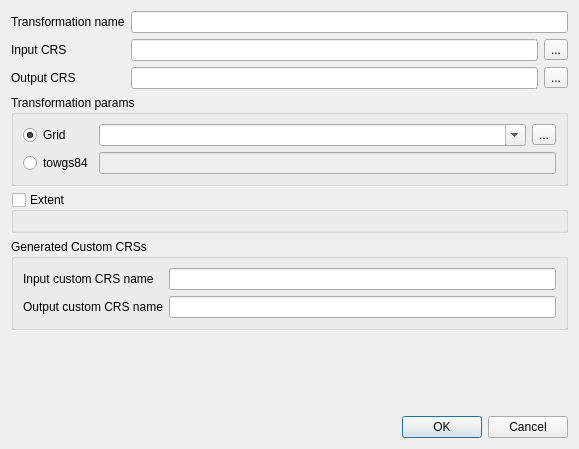
<?xml version="1.0" encoding="UTF-8"?>
<ui version="4.0">
 <class>Dialog</class>
 <widget class="QDialog" name="Dialog">
  <property name="geometry">
   <rect>
    <x>0</x>
    <y>0</y>
    <width>579</width>
    <height>449</height>
   </rect>
  </property>
  <property name="windowTitle">
   <string>Setup a transformation</string>
  </property>
  <layout class="QGridLayout" name="gridLayout">
   <item row="0" column="0">
    <widget class="QLabel" name="label">
     <property name="text">
      <string>Transformation name</string>
     </property>
    </widget>
   </item>
   <item row="0" column="1" colspan="2">
    <widget class="QLineEdit" name="nameEdit"/>
   </item>
   <item row="1" column="0">
    <widget class="QLabel" name="label_2">
     <property name="text">
      <string>Input CRS</string>
     </property>
    </widget>
   </item>
   <item row="1" column="1">
    <widget class="QLineEdit" name="inputCrsEdit"/>
   </item>
   <item row="1" column="2">
    <widget class="QToolButton" name="selectInputCrsBtn">
     <property name="text">
      <string>...</string>
     </property>
    </widget>
   </item>
   <item row="2" column="0">
    <widget class="QLabel" name="label_3">
     <property name="text">
      <string>Output CRS</string>
     </property>
    </widget>
   </item>
   <item row="2" column="1">
    <widget class="QLineEdit" name="outputCrsEdit"/>
   </item>
   <item row="2" column="2">
    <widget class="QToolButton" name="selectOutputCrsBtn">
     <property name="text">
      <string>...</string>
     </property>
    </widget>
   </item>
   <item row="3" column="0" colspan="3">
    <widget class="QGroupBox" name="groupBox">
     <property name="title">
      <string>Transformation params</string>
     </property>
     <layout class="QGridLayout" name="gridLayout_2">
      <item row="0" column="0">
       <widget class="QRadioButton" name="gridRadio">
        <property name="sizePolicy">
         <sizepolicy hsizetype="Fixed" vsizetype="Fixed">
          <horstretch>0</horstretch>
          <verstretch>0</verstretch>
         </sizepolicy>
        </property>
        <property name="text">
         <string>Grid</string>
        </property>
        <property name="checked">
         <bool>true</bool>
        </property>
       </widget>
      </item>
      <item row="0" column="1">
       <widget class="QComboBox" name="gridCombo">
        <property name="editable">
         <bool>true</bool>
        </property>
        <property name="insertPolicy">
         <enum>QComboBox::NoInsert</enum>
        </property>
        <property name="sizeAdjustPolicy">
         <enum>QComboBox::AdjustToMinimumContentsLength</enum>
        </property>
       </widget>
      </item>
      <item row="1" column="0">
       <widget class="QRadioButton" name="towgs84Radio">
        <property name="sizePolicy">
         <sizepolicy hsizetype="Fixed" vsizetype="Fixed">
          <horstretch>0</horstretch>
          <verstretch>0</verstretch>
         </sizepolicy>
        </property>
        <property name="text">
         <string>towgs84</string>
        </property>
       </widget>
      </item>
      <item row="1" column="1" colspan="2">
       <widget class="QLineEdit" name="towgs84Edit">
        <property name="enabled">
         <bool>false</bool>
        </property>
       </widget>
      </item>
      <item row="0" column="2">
       <widget class="QToolButton" name="selectGridBtn">
        <property name="text">
         <string>...</string>
        </property>
       </widget>
      </item>
     </layout>
    </widget>
   </item>
   <item row="5" column="0" colspan="3">
    <widget class="QGroupBox" name="groupBox_2">
     <property name="title">
      <string>Generated Custom CRSs</string>
     </property>
     <layout class="QGridLayout" name="gridLayout_3">
      <item row="0" column="0">
       <widget class="QLabel" name="label_4">
        <property name="text">
         <string>Input custom CRS name</string>
        </property>
       </widget>
      </item>
      <item row="0" column="1">
       <widget class="QLineEdit" name="inputCustomCrsNameEdit"/>
      </item>
      <item row="1" column="0">
       <widget class="QLabel" name="label_5">
        <property name="text">
         <string>Output custom CRS name</string>
        </property>
       </widget>
      </item>
      <item row="1" column="1">
       <widget class="QLineEdit" name="outputCustomCrsNameEdit"/>
      </item>
     </layout>
    </widget>
   </item>
   <item row="7" column="0" colspan="3">
    <widget class="QDialogButtonBox" name="buttonBox">
     <property name="standardButtons">
      <set>QDialogButtonBox::Cancel|QDialogButtonBox::Ok</set>
     </property>
    </widget>
   </item>
   <item row="6" column="0">
    <spacer name="verticalSpacer">
     <property name="orientation">
      <enum>Qt::Vertical</enum>
     </property>
     <property name="sizeHint" stdset="0">
      <size>
       <width>20</width>
       <height>40</height>
      </size>
     </property>
    </spacer>
   </item>
   <item row="4" column="0" colspan="3">
    <widget class="QGroupBox" name="extentGroup">
     <property name="title">
      <string>Extent</string>
     </property>
     <property name="checkable">
      <bool>true</bool>
     </property>
     <property name="checked">
      <bool>false</bool>
     </property>
     <layout class="QGridLayout" name="gridLayout_5">
      <item row="0" column="0">
       <widget class="ExtentSelector" name="extentSelector" native="true"/>
      </item>
     </layout>
    </widget>
   </item>
  </layout>
 </widget>
 <customwidgets>
  <customwidget>
   <class>ExtentSelector</class>
   <extends>QWidget</extends>
   <header>..extentSelector</header>
   <container>1</container>
  </customwidget>
 </customwidgets>
 <resources/>
 <connections>
  <connection>
   <sender>buttonBox</sender>
   <signal>accepted()</signal>
   <receiver>Dialog</receiver>
   <slot>accept()</slot>
   <hints>
    <hint type="sourcelabel">
     <x>199</x>
     <y>319</y>
    </hint>
    <hint type="destinationlabel">
     <x>199</x>
     <y>171</y>
    </hint>
   </hints>
  </connection>
  <connection>
   <sender>buttonBox</sender>
   <signal>rejected()</signal>
   <receiver>Dialog</receiver>
   <slot>reject()</slot>
   <hints>
    <hint type="sourcelabel">
     <x>199</x>
     <y>319</y>
    </hint>
    <hint type="destinationlabel">
     <x>199</x>
     <y>171</y>
    </hint>
   </hints>
  </connection>
  <connection>
   <sender>towgs84Radio</sender>
   <signal>toggled(bool)</signal>
   <receiver>towgs84Edit</receiver>
   <slot>setEnabled(bool)</slot>
   <hints>
    <hint type="sourcelabel">
     <x>67</x>
     <y>175</y>
    </hint>
    <hint type="destinationlabel">
     <x>248</x>
     <y>175</y>
    </hint>
   </hints>
  </connection>
  <connection>
   <sender>gridRadio</sender>
   <signal>toggled(bool)</signal>
   <receiver>gridCombo</receiver>
   <slot>setEnabled(bool)</slot>
   <hints>
    <hint type="sourcelabel">
     <x>67</x>
     <y>143</y>
    </hint>
    <hint type="destinationlabel">
     <x>248</x>
     <y>143</y>
    </hint>
   </hints>
  </connection>
 </connections>
</ui>
